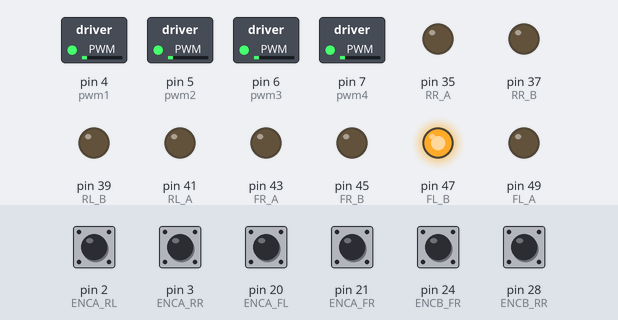
Bench run of a sketch on a simulated Arduino Mega 2560, built with avr-gcc and run on an emulated ATmega2560. Shown: switched loads named in the sketch (green lamp = pin HIGH), output pins drawn as LEDs (lit = HIGH). Inputs (shaded band) come from the test bench; at power-on: pin 2 (ENCA_RL), pin 3 (ENCA_RR), pin 20 (ENCA_FL), pin 21 (ENCA_FR), pin 24 (ENCB_FR), pin 28 (ENCB_RR) HIGH. What the sketch prints to the serial monitor is not drawn.

Above: at 1.2 s.
1.3 s: pin 3 (ENCA_RR) pulled LOW for 0.15 s
4.4 s: pin 21 (ENCA_FR) pulled LOW for 0.15 s
Timing chart, 0 to 7.4 s (numbered marks = the images above; inputs shaded):
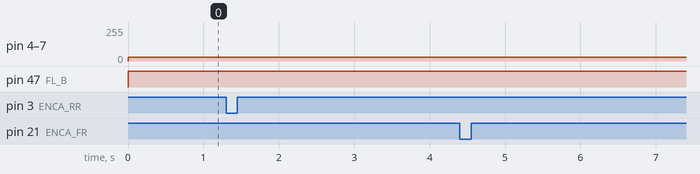

Measured:
- after the input at 1.3 s, every drawn part: stays the same
- after the input at 4.4 s, every drawn part: stays the same

The sketch:

Motor_With_Encoder.ino
```cpp
/*---------------------------------------------------------------------------------------------------------*/
/*-----------------------ARDUINO MEGA PG45 MOTOR WITH INTERNAL ENCODER AS FEEDBACK-------------------------*/
/*------------------------7PPR ENCODER @1:19.2 GEAR RATIO -- BTS7960 MOTOR DRIVER--------------------------*/
/*---------------------------------------------------------------------------------------------------------*/
/*--------------------------------------Source Code by LEXARGA-24 TEAM-------------------------------------*/
/*-----------------------------------Modified & Adapted by LEXARGA-24 TEAM---------------------------------*/
/*----------------------------------------------------V1.1-------------------------------------------------*/
/*---------------------------------------------------------------------------------------------------------*/
/*------------------------------------LAST UPDATE AT 11:50:00, 27 MAY 25-----------------------------------*/

// Define DEBUG to enable debugging; comment it out to disable
#define DEBUG

#ifdef DEBUG
  #define DEBUG_PRINT(...) Serial.print(__VA_ARGS__)
  #define DEBUG_PRINTLN(...) Serial.println(__VA_ARGS__)
  #define DEBUG_BEGIN(baud) Serial.begin(baud)
#else
  #define DEBUG_PRINT(...)
  #define DEBUG_PRINTLN(...)
  #define DEBUG_BEGIN(baud)
#endif


//========================================= ENCODER PINS =========================================//
uint8_t ENCA_FL = 20;
uint8_t ENCB_FL = 22;
uint8_t ENCA_FR = 21;
uint8_t ENCB_FR = 24;
uint8_t ENCA_RL = 2;
uint8_t ENCB_RL = 26;
uint8_t ENCA_RR = 3;
uint8_t ENCB_RR = 28;

int encoderCount[4] = {0};

//======================================= MOTOR DRIVER PINS =======================================//
//idc 1 connector, FRONT LEFT
uint8_t FL_A = 49;
uint8_t FL_B = 47;
uint8_t pwm1 = 4;

//idc 2 connector, FRONT RIGHT
uint8_t FR_A = 43;
uint8_t FR_B = 45;
uint8_t pwm2 = 5;

//idc 3 connector, REAR LEFT
uint8_t RL_A = 41;
uint8_t RL_B = 39;
uint8_t pwm3 = 6;

//idc 4 connector, REAR RIGHT
uint8_t RR_A = 35;
uint8_t RR_B = 37;
uint8_t pwm4 = 7;

void setup() {
  DEBUG_BEGIN(115200);

  pinMode(ENCA_FL, INPUT_PULLUP);
  pinMode(ENCB_FL, INPUT_PULLUP);
  attachInterrupt(digitalPinToInterrupt(ENCA_FL), readEncoder_FL, RISING);
  pinMode(ENCA_FR, INPUT_PULLUP);
  pinMode(ENCB_FR, INPUT_PULLUP);
  attachInterrupt(digitalPinToInterrupt(ENCA_FR), readEncoder_FR, RISING);
  pinMode(ENCA_RL, INPUT_PULLUP);
  pinMode(ENCB_RL, INPUT_PULLUP);
  attachInterrupt(digitalPinToInterrupt(ENCA_RL), readEncoder_RL, RISING);
  pinMode(ENCA_RR, INPUT_PULLUP);
  pinMode(ENCB_RR, INPUT_PULLUP);
  attachInterrupt(digitalPinToInterrupt(ENCA_RR), readEncoder_RR, RISING);

  pinMode(pwm1, OUTPUT);
  pinMode(FL_A, OUTPUT);
  pinMode(FL_B, OUTPUT);
  pinMode(pwm2, OUTPUT);
  pinMode(FR_A, OUTPUT);
  pinMode(FR_B, OUTPUT);
  pinMode(pwm3, OUTPUT);
  pinMode(RL_A, OUTPUT);
  pinMode(RL_B, OUTPUT);
  pinMode(pwm4, OUTPUT);
  pinMode(RR_A, OUTPUT);
  pinMode(RR_B, OUTPUT);
}

void loop() {
//  bool a = digitalRead(ENCA);
//  bool b = digitalRead(ENCB);
//  DEBUG_PRINT(a);
//  DEBUG_PRINT(" ");
//  DEBUG_PRINT(b);
//  DEBUG_PRINTLN();

//  if(encoderCount[3] < 800){
//
//    analogWrite(pwm4, 30);
//    digitalWrite(RR_A, HIGH);
//    digitalWrite(RR_B, LOW);
//  }else{
//    analogWrite(pwm4, 0);
//  }

    analogWrite(pwm1, 30);
    analogWrite(pwm2, 30);
    analogWrite(pwm3, 30);
    analogWrite(pwm4, 30);

    digitalWrite(FL_B, HIGH);
    digitalWrite(FL_A, LOW);
//    digitalWrite(FR_B, HIGH);
//    digitalWrite(FR_A, LOW);
//    digitalWrite(RL_B, HIGH);
//    digitalWrite(RL_A, LOW);
//    digitalWrite(RR_B, HIGH);
//    digitalWrite(RR_A, LOW);

  DEBUG_PRINT(encoderCount[0]);  DEBUG_PRINT(" | ");
  DEBUG_PRINT(encoderCount[1]);  DEBUG_PRINT(" | ");
  DEBUG_PRINT(encoderCount[2]);  DEBUG_PRINT(" | ");
  DEBUG_PRINTLN(encoderCount[3]);
  delay(15);
}


//==================================== ENCODER ISR FUNCTIONS =====================================//
void readEncoder_FL() {
  if (digitalRead(ENCB_FL)) encoderCount[0]++;
  else encoderCount[0]--;
}

void readEncoder_FR() {
  if (digitalRead(ENCB_FR)) encoderCount[1]--;
  else encoderCount[1]++;
}

void readEncoder_RL() {
  if (digitalRead(ENCB_RL)) encoderCount[2]++;
  else encoderCount[2]--;
}

void readEncoder_RR() {
  if (digitalRead(ENCB_RR)) encoderCount[3]--;
  else encoderCount[3]++;
}
```
